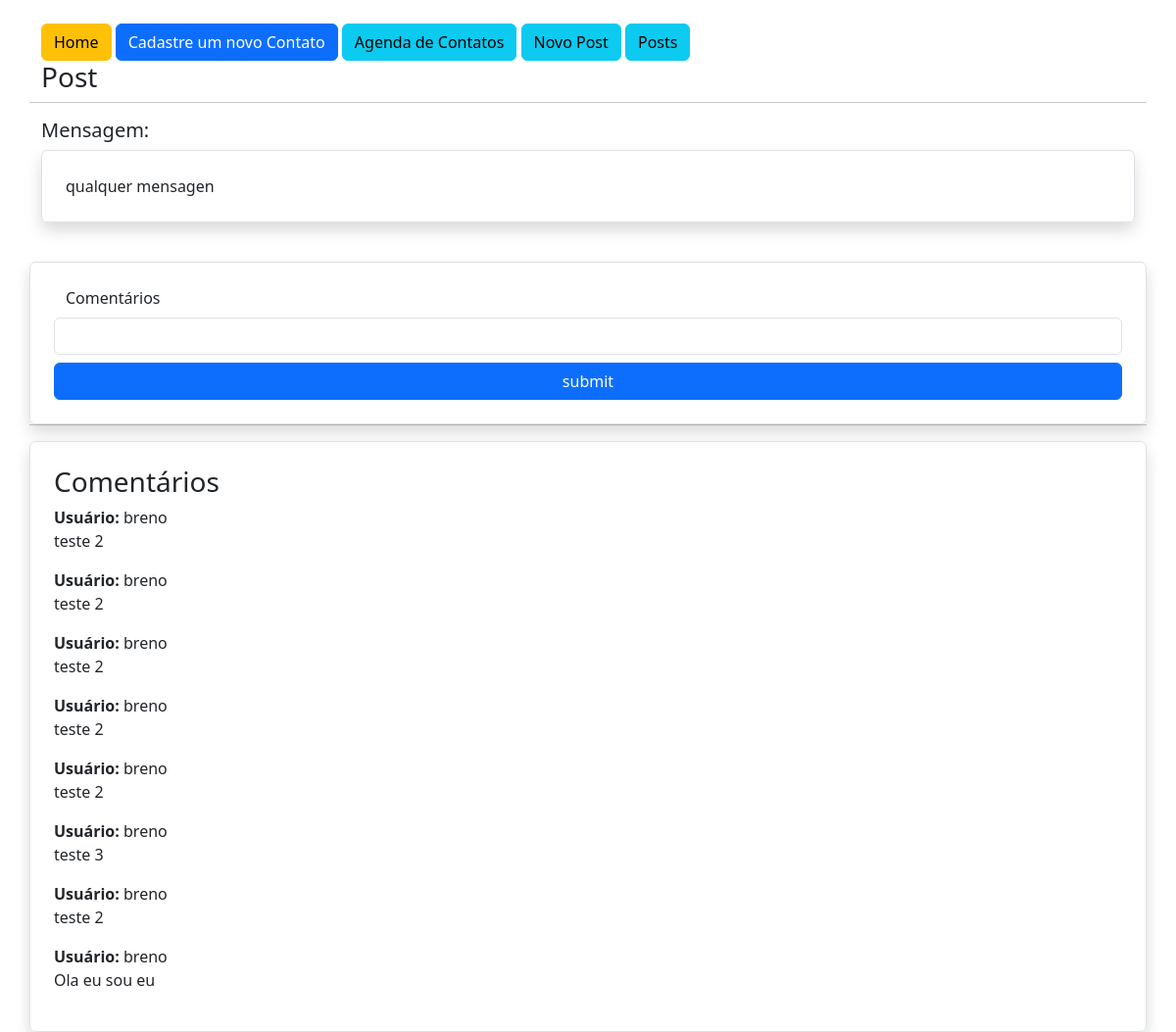
/post/1, run on the app's committed database.
### app/models.py (models this page shows, shortened)
class Post(db.Model):
    id = db.Column(db.Integer, primary_key=True)
    created_at = db.Column(db.DateTime, default=datetime.now())
    message = db.Column(db.String, nullable=True)
    user_id = db.Column(db.Integer, db.ForeignKey('user.id'), nullable=True)
    comment = db.relationship('Comment', backref='post', lazy=True)

class Comment(db.Model):
    id = db.Column(db.Integer, primary_key=True)
    created_at = db.Column(db.DateTime, default=datetime.now())
    comment = db.Column(db.String, nullable=True)
    user_id = db.Column(db.Integer, db.ForeignKey('user.id'), nullable=True)
    post_id = db.Column(db.Integer, db.ForeignKey('post.id'), nullable=True)

class User(db.Model, UserMixin):
    id = db.Column(db.Integer, primary_key=True)
    name = db.Column(db.String, nullable=True)
    email = db.Column(db.String, nullable=True)
    password = db.Column(db.String, nullable=True)
    posts = db.relationship('Post', backref='user', lazy=True)
    comment = db.relationship('Comment', backref='user', lazy=True)

### app/views.py (the view)
@app.route('/post/<int:id>',methods=['GET','POST'])
def post(id):
    post = Post.query.get(id)
    form = CommentForm()
    if form.validate_on_submit():
        form.save_post(current_user.id, post.id)
        return redirect(url_for('post', id=id))
    return render_template('post.html', post=post, form=form)

### app/forms.py (shortened to what this page needs)
class CommentForm(FlaskForm):
    comment = StringField('Comentários', validators=[DataRequired()])
    btn_submit= SubmitField('submit')

### app/templates/post.html (shortened to what this page needs)
{% extends 'base.html' %}
{% block content %}
<div class="container">
    {% include 'nav.html' %}
    <div class="row">
        <h3>Post</h3>
        <hr>
    </div>
    <div class="row">
        <div class="col-12">
            <h5>Mensagem:</h5>
            <div class="col-12 border rounded p-4 shadow">
                {{post.message}}
            </div>
        </div>
        <div class="col-12 mt-3">
            <form action="" method="post" class="row mt-4 gap-2 rounded shadow border p-4">
                {{ form.comment.label() }}
                {{ form.comment(class="form-control") }}
                {{ form.btn_submit(class="btn btn-primary col-12") }}
            </form>
        </div>
        <hr>
        <div class="col-12 p-3 shadow border rounded p-4">
            <h3>Comentários</h3>
            {% for c in post.comment %}
                <p>
                    <b>Usuário:</b> {{c.user.name}} <br>
                    {{c.comment}}
                </p>
            {% endfor %}
        </div>
    </div>
</div>
{% endblock %}

### data on the page
Post: message "qualquer mensagen"
Comment: user.name "breno", comment "teste 2"
Comment: user.name "breno", comment "teste 2"
Comment: user.name "breno", comment "teste 2"
Comment: user.name "breno", comment "teste 2"
Comment: user.name "breno", comment "teste 2"
Comment: user.name "breno", comment "teste 3"
Comment: user.name "breno", comment "teste 2"
Comment: user.name "breno", comment "Ola eu sou eu"
